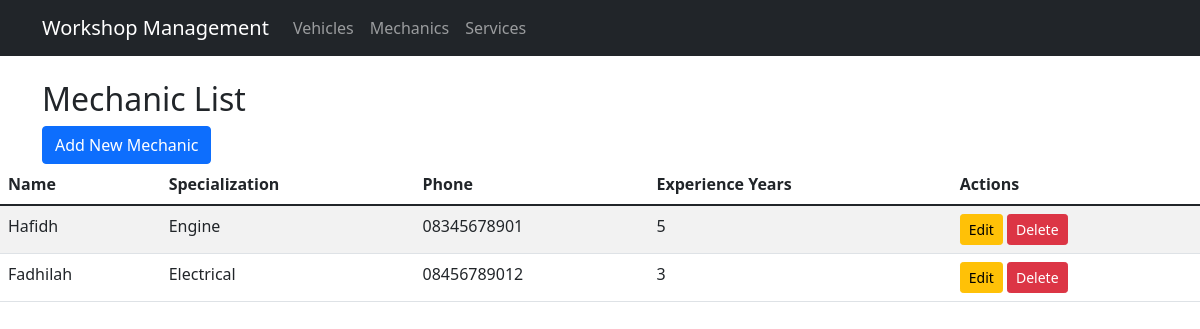
/index.php?entity=mechanic, run on the app's committed database.
### tables this page shows
CREATE TABLE IF NOT EXISTS mechanics (
    id INT PRIMARY KEY AUTO_INCREMENT,
    name VARCHAR(100) NOT NULL,
    specialization VARCHAR(50) NOT NULL,
    phone VARCHAR(20) NOT NULL,
    experience_years INT NOT NULL
);

### model/Mechanic.php (called while the page is built, shortened)
<?php
require_once 'config/Database.php';
class Mechanic {
    private $conn;
    private $table = "mechanics";
    public function __construct() {
        $database = new Database();
        $this->conn = $database->getConnection();
    }
    public function getAllMechanics() {
        $query = "SELECT * FROM " . $this->table;
        $stmt = $this->conn->prepare($query);
        $stmt->execute();
        return $stmt->fetchAll(PDO::FETCH_ASSOC);
    }
}

### config/Database.php (called while the page is built, shortened)
<?php
class Database {
    private $host = "localhost";
    private $username = "root";
    private $password = "";
    private $database = "workshop_db";
    public function getConnection() {
        $this->conn = null;
        try {
            $this->conn = new PDO("mysql:host=" . $this->host . ";dbname=" . $this->database, $this->username, $this->password);
            $this->conn->setAttribute(PDO::ATTR_ERRMODE, PDO::ERRMODE_EXCEPTION);
        } catch(PDOException $e) {
            echo "Connection error: " . $e->getMessage();
        }
        return $this->conn;
    }
}
?>

### viewmodel/MechanicViewModel.php (called while the page is built, shortened)
<?php
require_once 'model/Mechanic.php';
class MechanicViewModel {
    private $model;
    public function __construct() {
        $this->model = new Mechanic();
    }
    public function getMechanicList() {
        return $this->model->getAllMechanics();
    }
}

### views/mechanic_list.php (the view)
<?php require_once 'views/template/header.php'; ?>
<div class="d-flex justify-content-between align-items-center mb-4">
    <h2>Mechanic List</h2>
    <a href="index.php?entity=mechanic&action=add" class="btn btn-primary">Add New Mechanic</a>
</div>
<div class="table-responsive">
    <table class="table table-striped">
        <thead>
            <tr>
                <th>Name</th>
                <th>Specialization</th>
                <th>Phone</th>
                <th>Experience Years</th>
                <th>Actions</th>
            </tr>
        </thead>
        <tbody>
            <?php foreach ($mechanicList as $mechanic): ?>
                <tr>
                    <td><?php echo htmlspecialchars($mechanic['name']); ?></td>
                    <td><?php echo htmlspecialchars($mechanic['specialization']); ?></td>
                    <td><?php echo htmlspecialchars($mechanic['phone']); ?></td>
                    <td><?php echo htmlspecialchars($mechanic['experience_years']); ?></td>
                    <td>
                        <a href="index.php?entity=mechanic&action=edit&id=<?php echo $mechanic['id']; ?>" class="btn btn-sm btn-warning">Edit</a>
                        <a href="index.php?entity=mechanic&action=delete&id=<?php echo $mechanic['id']; ?>" class="btn btn-sm btn-danger" onclick="return confirm('Are you sure?')">Delete</a>
                    </td>
                </tr>
            <?php endforeach; ?>
        </tbody>
    </table>
</div>
<?php require_once 'views/template/footer.php'; ?>

### data on the page
mechanics: name "Hafidh", specialization "Engine", phone "08345678901", experience_years "5"
mechanics: name "Fadhilah", specialization "Electrical", phone "08456789012", experience_years "3"
